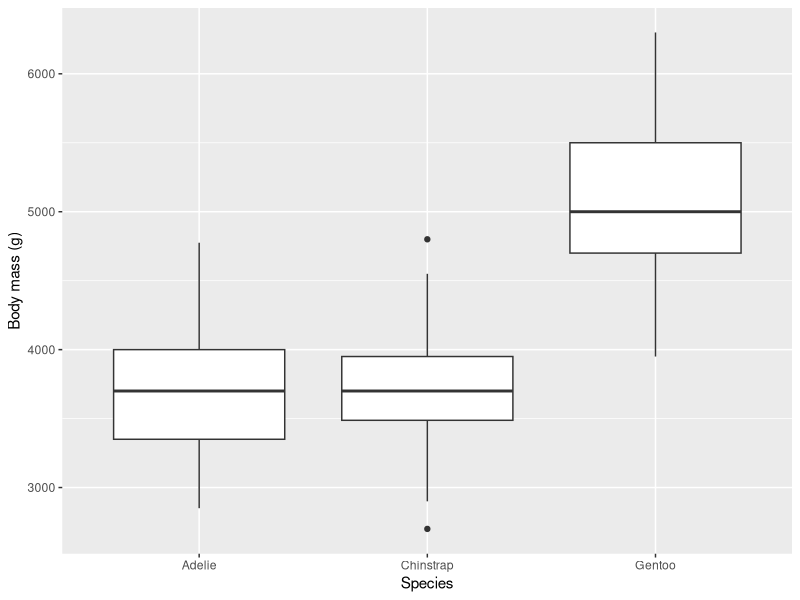

Generate this figure with R:
## ---- chunk 1
#| message: false
#| warning: false

library(tidyverse)
library(palmerpenguins)
library(knitr)
## ---- chunk 2
penguins_clean <- penguins |>
  drop_na(body_mass_g)

nrow(penguins_clean)
## ---- chunk 3
#| label: tbl-summary
#| tbl-cap: "Body mass by species."

summary_table <- penguins_clean |>
  group_by(species) |>
  summarise(
    n = n(),
    mean_mass_g = round(mean(body_mass_g), 1),
    sd_mass_g = round(sd(body_mass_g), 1)
  )

kable(summary_table)
## ---- chunk 4
#| label: fig-penguin-mass
#| fig-cap: "Body mass of penguins by species."

ggplot(penguins_clean, aes(x = species, y = body_mass_g)) +
  geom_boxplot() +
  labs(x = "Species", y = "Body mass (g)")
